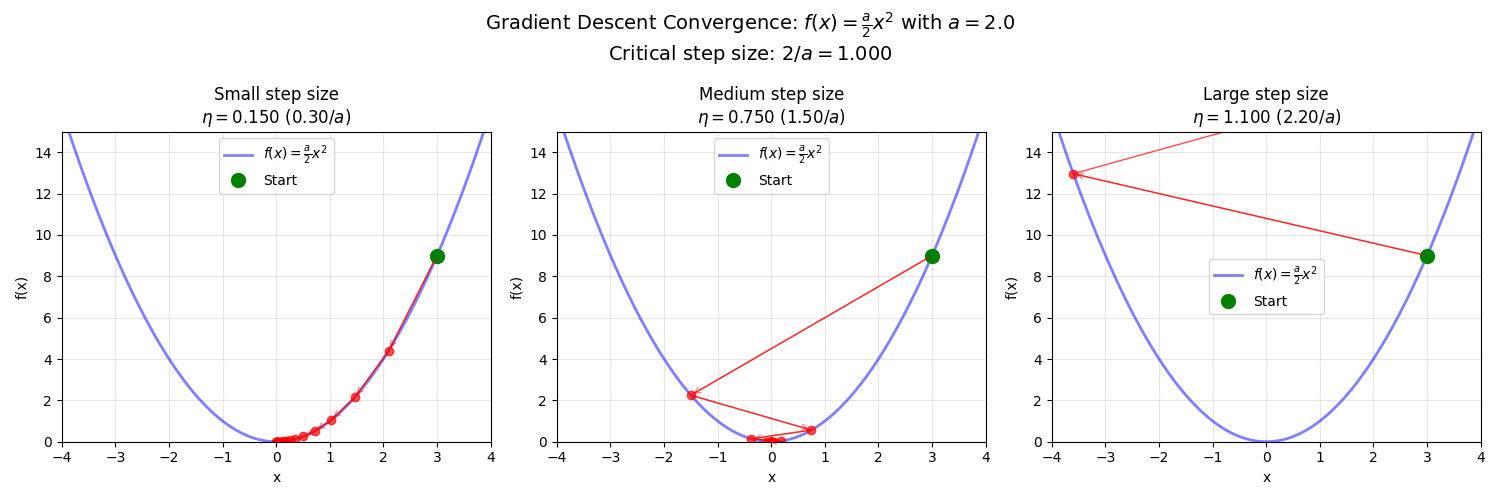

Here is the Python script that generated this plot:
import numpy as np
import matplotlib.pyplot as plt

def quadratic(x, a):
    """Quadratic function f(x) = (a/2) * x^2"""
    return 0.5 * a * x**2

def gradient(x, a):
    """Gradient of quadratic function: f'(x) = a * x"""
    return a * x

def gradient_descent_step(x, a, eta):
    """One step of gradient descent"""
    return x - eta * gradient(x, a)

# Set up the problem
a = 2.0  # Curvature parameter
x_init = 3.0  # Initial position
n_steps = 20  # Number of gradient descent steps

# Define step sizes for three scenarios
eta_small = 0.3 / a    # Small step size (< 1/a)
eta_medium = 1.5 / a   # Medium step size (between 1/a and 2/a)
eta_large = 2.2 / a    # Large step size (> 2/a)

# Run gradient descent for each step size
def run_gradient_descent(x_init, a, eta, n_steps):
    trajectory = [x_init]
    x = x_init
    for _ in range(n_steps):
        x = gradient_descent_step(x, a, eta)
        trajectory.append(x)
    return np.array(trajectory)

trajectory_small = run_gradient_descent(x_init, a, eta_small, n_steps)
trajectory_medium = run_gradient_descent(x_init, a, eta_medium, n_steps)
trajectory_large = run_gradient_descent(x_init, a, eta_large, n_steps)

# Create the figure
fig, axes = plt.subplots(1, 3, figsize=(15, 5))

# X-axis for plotting the function
x_plot = np.linspace(-4, 4, 200)
y_plot = quadratic(x_plot, a)

# Plot for each scenario
scenarios = [
    (trajectory_small, eta_small, "Small step size", axes[0]),
    (trajectory_medium, eta_medium, "Medium step size", axes[1]),
    (trajectory_large, eta_large, "Large step size", axes[2])
]

for traj, eta, title, ax in scenarios:
    # Plot the quadratic function
    ax.plot(x_plot, y_plot, 'b-', alpha=0.5, linewidth=2, label='$f(x) = \\frac{a}{2}x^2$')
    
    # Plot the trajectory points
    y_traj = quadratic(traj, a)
    ax.plot(traj, y_traj, 'ro-', markersize=6, alpha=0.7, linewidth=1)
    
    # Mark the starting point
    ax.plot(traj[0], y_traj[0], 'go', markersize=10, label='Start')
    
    # Add arrows to show the path
    for i in range(min(5, len(traj)-1)):
        ax.annotate('', xy=(traj[i+1], y_traj[i+1]), 
                   xytext=(traj[i], y_traj[i]),
                   arrowprops=dict(arrowstyle='->', color='red', alpha=0.5))
    
    # Set labels and title
    ax.set_xlabel('x')
    ax.set_ylabel('f(x)')
    ax.set_title(f'{title}\n$\\eta = {eta:.3f}$ (${eta*a:.2f}/a$)')
    ax.grid(True, alpha=0.3)
    ax.legend()
    
    # Fixed axis limits for all panels
    ax.set_xlim(-4, 4)
    ax.set_ylim(0, 15)

# Add main title
fig.suptitle(f'Gradient Descent Convergence: $f(x) = \\frac{{a}}{{2}}x^2$ with $a = {a}$\n' + 
             f'Critical step size: $2/a = {2/a:.3f}$', fontsize=14)

plt.tight_layout()
plt.show()

# Print convergence analysis
print("Convergence Analysis:")
print("Critical step size: η = 2/a")
print("Step size for smooth convergence: η = 1/a")
print("\nScenario Analysis:")
print("1. Small step (η = 0.3/a): η < 1/a → Smooth convergence")
print("2. Medium step (η = 1.5/a): 1/a < η < 2/a → Oscillating convergence")
print("3. Large step (η = 2.2/a): η > 2/a → Divergence")
